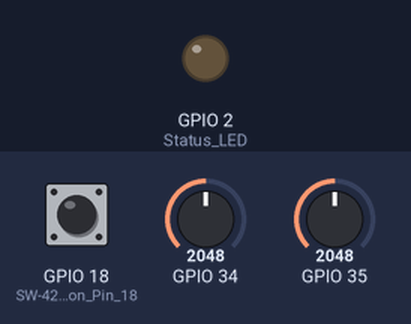
A sketch run on a simulated ESP32. Shown: output pins drawn as LEDs (lit = HIGH). The inputs (shaded band) are chosen by the test bench; at power-on: GPIO 18 (SW-420_on_Pin_18) HIGH, GPIO 34 = 2048, GPIO 35 = 2048. WiFi joins after 1.5 s; servers stay silent unless stated; what the sketch prints to the serial monitor is not drawn.

Above: at 0.1 s.
At 1.6 s:
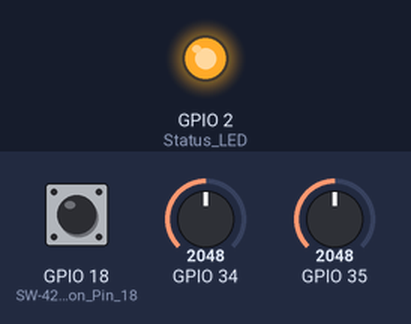
Timing chart, 0 to 3.1 s (numbered marks = the images above):
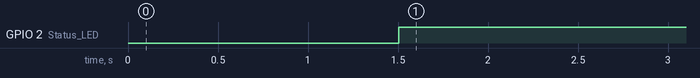

The sketch:

Ins_Health.ino
```cpp
#include <WiFi.h>
#include <WebServer.h>
#include <ThingSpeak.h>

// --- Config ---
const char* ssid = "HI";
const char* password = "HIHIHIHI";
unsigned long myChannelNumber = 3350033;
const char* myWriteAPIKey = "OPB40Z8RUD38UWDJ";

WebServer server(80);
WiFiClient client;

// --- Global States ---
float temp = 30, current = 0;
bool vib = false;
bool sensorsHalted = false;
String systemStatus = "Monitoring Active";

// --- HTML Dashboard ---
// (We use a simple built-in HTML here, but see the 'docs' folder for the premium web UI simulation!)
String getHTML() {
  String html = "<html><head><meta name='viewport' content='width=device-width, initial-scale=1.0'><meta http-equiv='refresh' content='5'>";
  html += "<style>body{font-family:sans-serif; text-align:center; background:#f4f4f4;}";
  html += ".card{background:white; padding:20px; margin:10px; border-radius:10px; display:inline-block; width:160px; box-shadow: 0 4px 8px rgba(0,0,0,0.1);}";
  html += ".halt{background:#e74c3c; color:white; padding:15px; border:none; border-radius:5px; cursor:pointer;}";
  html += ".resume{background:#2ecc71; color:white; padding:15px; border:none; border-radius:5px; cursor:pointer;}</style></head><body>";
  html += "<h1>Machine Health Hub</h1>";

  if (sensorsHalted) {
    html += "<h2 style='color:#e67e22;'>⚠ MANUAL QC MODE: SENSORS PAUSED</h2>";
    html += "<a href='/resume'><button class='resume'>RESUME SYSTEM</button></a>";
  } else {
    html += "<div class='card'><h3>Temp</h3><h2 style='color:#c0392b;'>" + String(temp, 1) + " C</h2></div>";
    html += "<div class='card'><h3>Current</h3><h2 style='color:#2980b9;'>" + String(current, 2) + " A</h2></div>";
    html += "<div class='card'><h3>Vib</h3><h2>" + String(vib ? "HIGH" : "LOW") + "</h2></div>";
    html += "<p>Status: <b>" + systemStatus + "</b></p>";
    html += "<br><a href='/halt'><button class='halt'>HALT FOR MAINTENANCE</button></a>";
  }
  html += "</body></html>";
  return html;
}

void handleRoot() { server.send(200, "text/html", getHTML()); }
void handleHalt() { sensorsHalted = true; systemStatus = "Paused for QC"; server.sendHeader("Location", "/"); server.send(303); }
void handleResume() { sensorsHalted = false; systemStatus = "Resumed"; server.sendHeader("Location", "/"); server.send(303); }

void setup() {
  Serial.begin(115200);
  pinMode(18, INPUT); // SW-420 on Pin 18
  pinMode(2, OUTPUT);  // Status LED

  WiFi.begin(ssid, password);
  while (WiFi.status() != WL_CONNECTED) { delay(500); Serial.print("."); }

  server.on("/", handleRoot);
  server.on("/halt", handleHalt);
  server.on("/resume", handleResume);
  server.begin();

  ThingSpeak.begin(client);
  Serial.println("\nReady. Access IP: " + WiFi.localIP().toString());
}

void loop() {
  server.handleClient();

  if (!sensorsHalted) {
    // 1. SENSOR LOGIC
    // Temperature conversion (LM35)
    temp = (analogRead(34) * 3300.0 / 4095.0) / 10.0;

    // Current conversion (ACS712 - 5A version)
    // Offset 2048 for 3.3V system at 1.65V center
    int rawValue = analogRead(35);
    current = abs(rawValue - 2048) * (3.3 / 4095.0) / 0.185;

    // Vibration (SW-420)
    vib = digitalRead(18);

    // 2. LED FEEDBACK (Blink if Over Temp)
    if (temp > 30.0) digitalWrite(2, HIGH);
    else digitalWrite(2, LOW);

    // 3. THINGSPEAK UPDATE (Every 20s)
    static unsigned long lastTS = 0;
    if (millis() - lastTS > 20000) {
      ThingSpeak.setField(1, temp);
      ThingSpeak.setField(2, current);
      ThingSpeak.setField(3, (int)vib);

      int x = ThingSpeak.writeFields(myChannelNumber, myWriteAPIKey);
      if(x == 200) Serial.println("ThingSpeak Update Successful");
      else Serial.println("Update Failed. HTTP Code: " + String(x));

      lastTS = millis();
    }
  }
}
```

Measured:
- by itself, GPIO 2 (Status_LED): LOW → HIGH at 1.5 s
